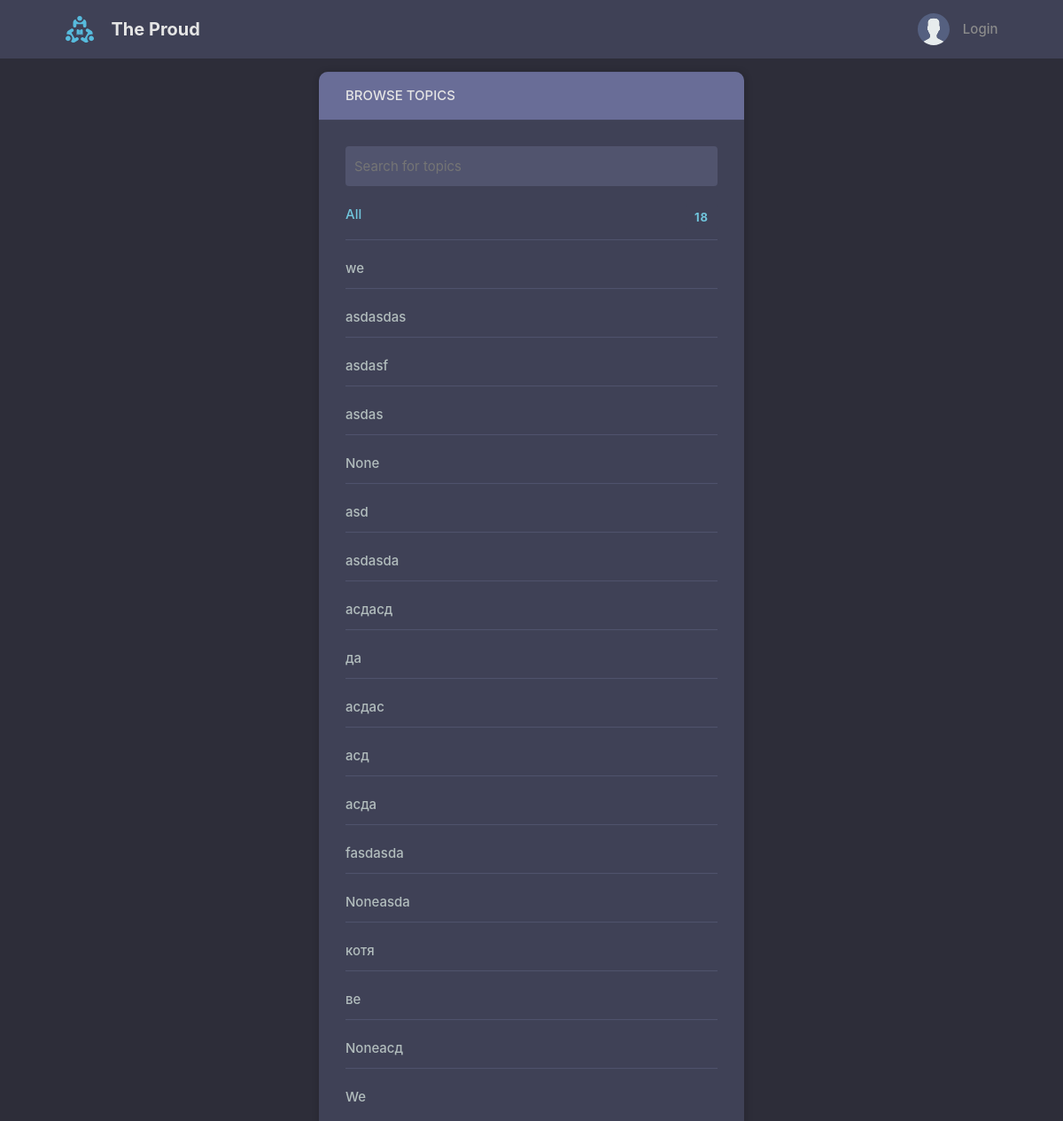
Page /topics/ on the committed database.
### base/models.py (models this page shows, shortened)
class Topic(models.Model):
    name = models.CharField(max_length=200, null=True)

### base/views.py (the view)
# urls.py: path('topics/', views.topics_page, name="topics"),
def topics_page(request):
    q = request.GET.get('q') if request.GET.get('q') != None else ''
    topics = Topic.objects.filter(name__icontains=q)
    return render(request, 'base/topics.html', {'topics': topics})

### base/templates/base/topics.html (shortened to what this page needs)
{% extends 'main.html' %}
{% block content %}
<main class="create-post layout">
  <div class="container">
    <div class="layout__box">
      <div class="layout__boxHeader">
        <div class="layout__boxTitle">
          <h3>Browse Topics</h3>
        </div>
      </div>
      <div class="topics-page layout__body">
        <form action="" method="GET" class="header__search">
          <label>
            <input name="q" placeholder="Search for topics" />
          </label>
        </form>
        <ul class="topics__list">
          <li>
            <a href="{% url 'topics' %}" class="active">All <span>{{ topics.count }}</span></a>
          </li>
          {% for topic in topics %}
          <li>
            <a href="{% url 'home' %}?q={{ topic.name }}">{{ topic.name }} </a>
          </li>
          {% endfor %}
        </ul>
      </div>
    </div>
  </div>
</main>
{% endblock content %}

### templates/main.html (shortened to what this page needs)
<!DOCTYPE html>
{% load static %}
<html lang="en">
<head>
    <link rel="stylesheet" href="{% static 'styles/style.css' %}" />
</head>
<body>
    {% include 'navbar.html' %}
    {% block content %}
    {% endblock %}
</body>
</html>

### templates/navbar.html (shortened to what this page needs)
{% load static %}
<header class="header header--loggedIn">
    <div class="container">
        <a href="{% url 'home' %}" class="header__logo">
            <img src="{% static 'images/logo.svg' %}" />
            <h1>The Proud</h1>
        </a>
        <nav class="header__menu">
            {% if request.user.is_authenticated %}
            <div class="header__user">
                <a href="{% url 'update-user' %}">
                    <div class="avatar avatar--medium active">
                        <img src="{{request.user.avatar.url}}" />
                    </div>
                    <p>{{request.user.username}} <span>@{{request.user.username}}</span></p>
                </a>
                <button class="dropdown-button">
                    <svg version="1.1" xmlns="http://www.w3.org/2000/svg" width="32" height="32" viewBox="0 0 32 32">
                        <title>chevron-down</title>
                        <path d="M16 21l-13-13h-3l16 16 16-16h-3l-13 13z"></path>
                    </svg>
                </button>
            </div>
            {% else %}
            <a href="{% url 'login' %}">
                <img src="{% static 'images/avatar.svg' %}" />
                <p>Login</p>
            </a>
            {% endif %}
        </nav>
    </div>
</header>

### static/styles/style.css (style rules this page uses)
:root { --color-main: #71c6dd; --color-main-light: #e1f6fb; --color-dark: #3f4156; --color-dark-medium: #51546e; --color-dark-light: #696d97; --color-light: #e5e5e5; --color-gray: #8b8b8b; --color-light-gray: #b2bdbd; --color-bg: #2d2d39; --color-success: #5dd693; --color-error: #fc4b0b; }
* { font-family: "DM Sans", -apple-system, BlinkMacSystemFont, "Segoe UI", Roboto, Oxygen, Ubuntu, Cantarell, "Open Sans", "Helvetica Neue", sans-serif; margin: 0; padding: 0; box-sizing: border-box; text-rendering: optimizeLegibility; font-size: inherit; }
html { font-size: 56.25%; }
@media only screen and (min-width: 1200px) { html { font-size: 62.5%; } }
body { line-height: 1.6; font-weight: 400; font-size: 1.5rem; color: var(--color-light-gray); background-color: var(--color-bg); min-height: 100vh; }
img { width: 100%; }
a { display: inline-block; color: var(--color-main); text-decoration: none; }
.container { max-width: 120rem; width: 90%; margin: auto; }
.header { padding: 1.5rem; background-color: var(--color-dark); }
.header > .container { display: flex; gap: 9.5rem; }
.header__logo, .header__user { display: flex; gap: 2rem; align-items: center; }
.header__logo > img { height: 3.2rem; width: 3.2rem; }
.header__logo > h1 { font-weight: 700; font-size: 2rem; color: var(--color-light); }
.header__search > label { background-color: var(--color-dark-medium); padding: 1.3rem 1rem; display: flex; align-items: center; gap: 1rem; border-radius: 4px; }
.header__search input { width: 30rem; background: transparent; border: none; outline: none; color: var(--color-light); }
.header__menu { margin-left: auto; position: relative; }
.header__menu a { display: flex; gap: 1.5rem; align-items: center; font-weight: 500; text-decoration: none; color: var(--color-gray); }
.header__menu img { height: 3.6rem; }
.header__menu p { line-height: 1.2; }
.layout { margin-top: 2.4rem; }
.layout > .container { display: flex; align-items: flex-start; }
.layout__box { width: 90%; max-width: 48rem; min-height: 40rem; position: absolute; top: 50%; left: 50%; transform: translate(-50%, -46%); background-color: var(--color-dark); border-radius: 1rem; box-shadow: 1px 1px 6px 3px rgba(0, 0, 0, 0.1); overflow: hidden; }
.layout__boxHeader { display: flex; padding: 1.5rem; background-color: var(--color-dark-light); }
.layout__boxTitle { display: flex; gap: 1.5rem; align-items: center; }
.layout__boxTitle h3 { text-transform: uppercase; font-weight: 500; color: var(--color-light); }
.layout__body { margin: 3rem; }
.topics__list { list-style: none; }
.topics__list li a { display: flex; justify-content: space-between; margin-bottom: 3rem; font-weight: 500; color: var(--color-light-gray); transition: all 0.3s ease-in-out; }
.topics__list li a.active, .topics__list li a:hover { color: var(--color-main); }
.topics__list li a span { padding: 0.5rem 1rem; background-color: var(--color-dark); border-radius: 3px; font-size: 1.3rem; font-weight: 700; letter-spacing: 1px; }
.topics-page .topics__list li:not(:last-child) a { margin: 2rem 0; padding-bottom: 1rem; text-decoration: none; border-bottom: 1px solid var(--color-dark-medium); }
.topics-page .header__search { display: block; }

### rows in the picture
Topic: name "we"
Topic: name "asdasdas"
Topic: name "asdasf"
Topic: name "asdas"
Topic: name "None"
Topic: name "asd"
Topic: name "asdasda"
Topic: name "асдасд"
Topic: name "да"
Topic: name "асдас"
Topic: name "асд"
Topic: name "асда"
Topic: name "fasdasda"
Topic: name "Noneasda"
Topic: name "котя"
Topic: name "ве"
Topic: name "Noneасд"
Topic: name "We"

### other values in the picture
{{ topics.count }} "18"
